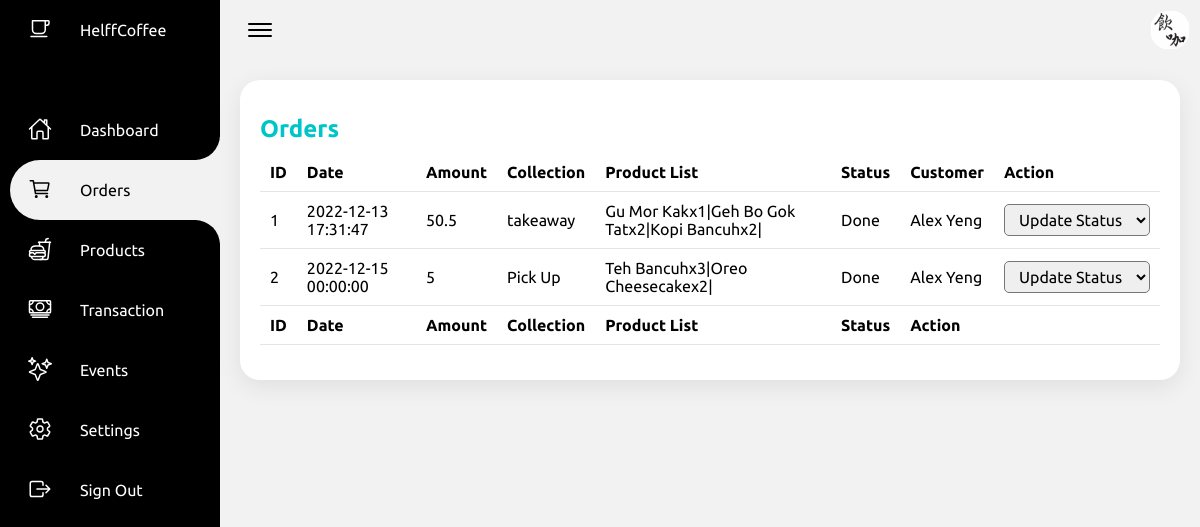
Before: /Admin/orders.php (signed in) with the older database file.
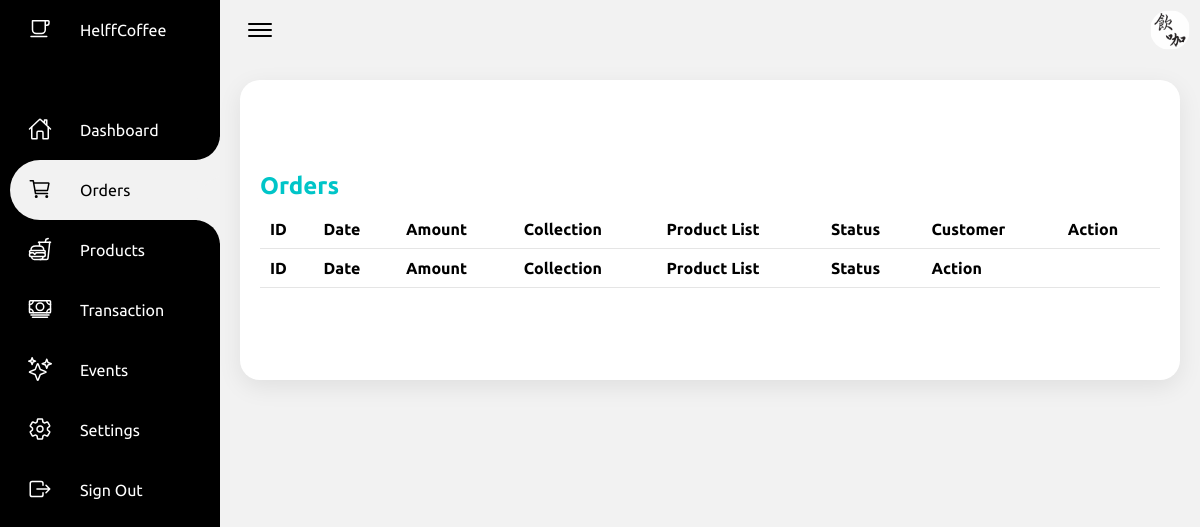
After: the same page with the newer database file.
### tables this page shows
CREATE TABLE `orders` (
  `order_id` int(11) NOT NULL,
  `customer_id` int(10) NOT NULL,
  `order_amount` double NOT NULL,
  `order_date` datetime NOT NULL,
  `order_collection` text NOT NULL,
  `pickup_time` datetime DEFAULT NULL,
  `Status` varchar(10) NOT NULL DEFAULT 'preparing'
);

CREATE TABLE `order_product` (
  `id` int(100) NOT NULL,
  `order_id` int(100) NOT NULL,
  `product_id` int(100) NOT NULL,
  `quantity` int(100) NOT NULL DEFAULT 0
);

CREATE TABLE `product` (
  `product_id` int(11) NOT NULL,
  `product_name` text NOT NULL,
  `price` float NOT NULL,
  `product_type` int(100) NOT NULL,
  `product_desc` text NOT NULL,
  `product_quan` int(100) NOT NULL,
  `product_cal` int(100) NOT NULL,
  `best_seller` tinyint(1) NOT NULL,
  `product_img` varchar(100) NOT NULL,
  `pixel` int(10) NOT NULL
);

CREATE TABLE `customer` (
  `id` int(20) NOT NULL,
  `name` text NOT NULL,
  `email` text NOT NULL,
  `address` text NOT NULL,
  `password` text NOT NULL,
  `phone` int(15) NOT NULL,
  `payment_method` text NOT NULL,
  `credit_score` int(2) NOT NULL
);

### Admin/orders.php (the view, shortened to what the changed rows need)
<?php
include "dbConnection.php"
?>
<!DOCTYPE html>
<html lang="en">
<head>
    <link rel="stylesheet" href="css/orders.css">
</head>
<body>
    <div class="container">
        <?php
        $sql = mysqli_query($conn, "select * from orders");
        ?>
        <div class="main">
            <div class="table-box">
                <div class="orders-table">
                    <div class="orders-table-header">
                        <h2>Orders</h2>
                    </div>
                    <div class="orders-table-content">
                        <table id="example" class="table table-striped">
                            <thead>
                                <tr>
                                    <th>ID</th>
                                    <th>Date</th>
                                    <th>Amount</th>
                                    <th>Collection</th>
                                    <th>Product List</th>
                                    <th>Status</th>
                                    <th>Customer</th>
                                    <th>Action</th>
                                </tr>
                            </thead>
                            <tbody>
                                <?php
                                $i = 1;
                                if (mysqli_num_rows($sql) > 0) {
                                    while ($row = mysqli_fetch_assoc($sql)) {
                                ?>
                                        <?php
                                        $sql1 = mysqli_query($conn, "select * from order_product where order_id = '" . $row['order_id'] . "';");
                                        ?>
                                        <tr>
                                            <td><?php echo $i++ ?></td>
                                            <td><?php echo $row['order_date'] ?></td>
                                            <td><?php echo $row['order_amount'] ?></td>
                                            <td><?php echo $row['order_collection'] ?></td>
                                            <td>
                                                <?php
                                                while ($row1 = mysqli_fetch_assoc($sql1)) {
                                                    $sql2 = mysqli_query($conn, "select * from product where product_id ='" . $row1['product_id'] . "';");
                                                    $row2 = mysqli_fetch_assoc($sql2);
                                                    echo $row2['product_name'];
                                                    echo "x";
                                                    echo $row1['quantity'];
                                                    echo "|";
                                                } ?>
                                            </td>
                                            <td>
                                                <?php
                                                if ($row['Status'] == 'done') {
                                                    echo "Done";
                                                }
                                                ?>
                                            </td>
                                            <td>
                                                <?php
                                                    $sql3 = mysqli_query($conn, "select * from customer where id =".$row['customer_id'].";");
                                                    $row3 = mysqli_fetch_assoc($sql3);
                                                    echo $row3['name'];
                                                ?>
                                            </td>
                                            <td>
                                                <select id="status" name="status" onchange="status_update(this.options[this.selectedIndex].value,'<?php echo $row['order_id']; ?>')">
                                                    <option selected disabled>Update Status</option>
                                                </select>
                                            </td>
                                        </tr>
                                <?php      }
                                } ?>
                            </tbody>
                            <tfoot>
                                <tr>
                                    <th>ID</th>
                                    <th>Date</th>
                                    <th>Amount</th>
                                    <th>Collection</th>
                                    <th>Product List</th>
                                    <th>Status</th>
                                    <th>Action</th>
                                </tr>
                            </tfoot>
                        </table>
                    </div>
                </div>
            </div>
        </div>
    </div>
</body>
</html>

Changed rows visible on the page:
removed orders: order_date "2022-12-13 17:31:47", order_amount "50.5", order_collection "takeaway", Status "Done", customer.name "Alex Yeng"
removed order_product: product.product_name "Gu Mor Kak", quantity "1", shown under "2022-12-13 17:31:47"
removed order_product: product.product_name "Geh Bo Gok Tat", quantity "2", shown under "2022-12-13 17:31:47"
removed order_product: product.product_name "Kopi Bancuh", quantity "2", shown under "2022-12-13 17:31:47"
removed orders: order_date "2022-12-15 00:00:00", order_amount "5", order_collection "Pick Up", Status "Done", customer.name "Alex Yeng"
removed order_product: product.product_name "Teh Bancuh", quantity "3", shown under "2022-12-15 00:00:00"
removed order_product: product.product_name "Oreo Cheesecake", quantity "2", shown under "2022-12-15 00:00:00"
